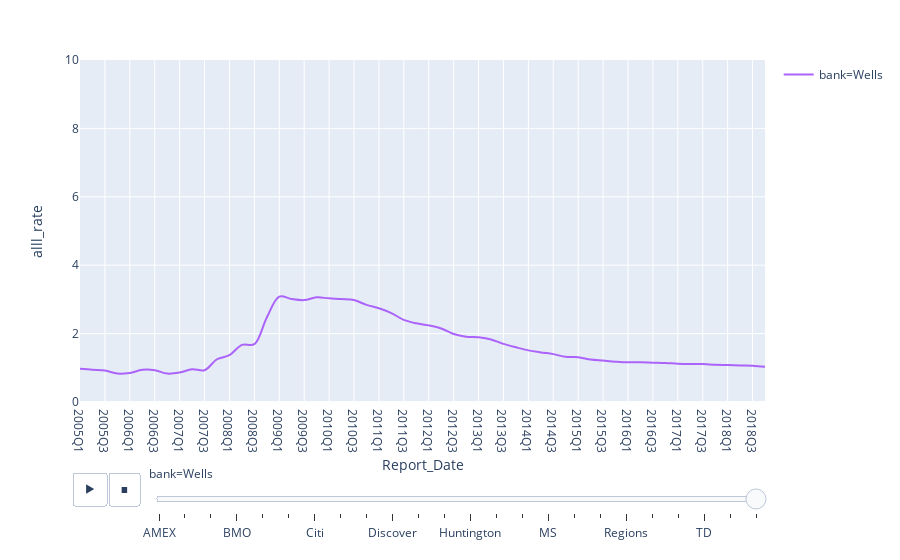

The cell this chart's notebook holds for it:
### Code cell
px.line(alll_mixA_agg, x="Report_Date", y="alll_rate", color="bank", hover_name="type", 
        animation_frame="bank", line_shape="spline", range_y=[0, 10])

### Figure 1 — Plotly figure (JSON) as saved in the notebook; plotly's stock layout.template omitted (floating-point values rounded to 4 significant figures)
{"data": [{"hovertemplate": "<b>%{hovertext}</b><br><br>bank=Wells<br>bank=Wells<br>Report_Date=%{x}<br>alll_rate=%{y}<extra></extra>", "hovertext": ["Non-Peers", "Non-Peers", "Non-Peers", "Non-Peers", "Non-Peers", "Non-Peers", "Non-Peers", "Non-Peers", "Non-Peers", "Non-Peers", "Non-Peers", "Non-Peers", "Non-Peers", "Non-Peers", "Non-Peers", "Non-Peers", "Non-Peers", "Non-Peers", "Non-Peers", "Non-Peers", "Non-Peers", "Non-Peers", "Non-Peers", "Non-Peers", "Non-Peers", "Non-Peers", "Non-Peers", "Non-Peers", "Non-Peers", "Non-Peers", "Non-Peers", "Non-Peers", "Non-Peers", "Non-Peers", "Non-Peers", "Non-Peers", "Non-Peers", "Non-Peers", "Non-Peers", "Non-Peers", "Non-Peers", "Non-Peers", "Non-Peers", "Non-Peers", "Non-Peers", "Non-Peers", "Non-Peers", "Non-Peers", "Non-Peers", "Non-Peers", "Non-Peers", "Non-Peers", "Non-Peers", "Non-Peers", "Non-Peers", "Non-Peers"], "legendgroup": "bank=Wells", "line": {"color": "#ab63fa", "dash": "solid", "shape": "spline"}, "mode": "lines", "name": "bank=Wells", "showlegend": true, "type": "scatter", "uid": "43c4a68c-64b1-4cf1-b38e-2635c67f820a", "x": ["2005Q1", "2005Q2", "2005Q3", "2005Q4", "2006Q1", "2006Q2", "2006Q3", "2006Q4", "2007Q1", "2007Q2", "2007Q3", "2007Q4", "2008Q1", "2008Q2", "2008Q3", "2008Q4", "2009Q1", "2009Q2", "2009Q3", "2009Q4", "2010Q1", "2010Q2", "2010Q3", "2010Q4", "2011Q1", "2011Q2", "2011Q3", "2011Q4", "2012Q1", "2012Q2", "2012Q3", "2012Q4", "2013Q1", "2013Q2", "2013Q3", "2013Q4", "2014Q1", "2014Q2", "2014Q3", "2014Q4", "2015Q1", "2015Q2", "2015Q3", "2015Q4", "2016Q1", "2016Q2", "2016Q3", "2016Q4", "2017Q1", "2017Q2", "2017Q3", "2017Q4", "2018Q1", "2018Q2", "2018Q3", "2018Q4"], "xaxis": "x", "y": [0.97, 0.94, 0.92, 0.83, 0.85, 0.94, 0.93, 0.83, 0.86, 0.96, 0.93, 1.25, 1.37, 1.67, 1.69, 2.47, 3.08, 3.01, 2.98, 3.06, 3.03, 3.01, 2.98, 2.84, 2.74, 2.6, 2.4, 2.3, 2.24, 2.15, 1.99, 1.91, 1.89, 1.83, 1.7, 1.6, 1.51, 1.45, 1.4, 1.32, 1.31, 1.24, 1.21, 1.18, 1.16, 1.16, 1.15, 1.14, 1.12, 1.11, 1.11, 1.09, 1.08, 1.07, 1.06, 1.03], "yaxis": "y"}], "layout": {"autosize": true, "grid": {"xaxes": ["x"], "xgap": 0.1, "xside": "bottom", "yaxes": ["y"], "ygap": 0.1, "yside": "left"}, "legend": {"tracegroupgap": 0}, "margin": {"t": 60}, "sliders": [{"active": 23, "currentvalue": {"prefix": "bank="}, "len": 0.9, "pad": {"b": 10, "t": 60}, "steps": [{"args": [["AMEX"], {"frame": {"duration": 0, "redraw": false}, "fromcurrent": true, "mode": "immediate", "transition": {"duration": 0, "easing": "linear"}}], "label": "AMEX", "method": "animate"}, {"args": [["BAC"], {"frame": {"duration": 0, "redraw": false}, "fromcurrent": true, "mode": "immediate", "transition": {"duration": 0, "easing": "linear"}}], "label": "BAC", "method": "animate"}, {"args": [["BBT"], {"frame": {"duration": 0, "redraw": false}, "fromcurrent": true, "mode": "immediate", "transition": {"duration": 0, "easing": "linear"}}], "label": "BBT", "method": "animate"}, {"args": [["BMO"], {"frame": {"duration": 0, "redraw": false}, "fromcurrent": true, "mode": "immediate", "transition": {"duration": 0, "easing": "linear"}}], "label": "BMO", "method": "animate"}, {"args": [["BNY"], {"frame": {"duration": 0, "redraw": false}, "fromcurrent": true, "mode": "immediate", "transition": {"duration": 0, "easing": "linear"}}], "label": "BNY", "method": "animate"}, {"args": [["CapOne"], {"frame": {"duration": 0, "redraw": false}, "fromcurrent": true, "mode": "immediate", "transition": {"duration": 0, "easing": "linear"}}], "label": "CapOne", "method": "animate"}, {"args": [["Citi"], {"frame": {"duration": 0, "redraw": false}, "fromcurrent": true, "mode": "immediate", "transition": {"duration": 0, "easing": "linear"}}], "label": "Citi", "method": "animate"}, {"args": [["Citizens"], {"frame": {"duration": 0, "redraw": false}, "fromcurrent": true, "mode": "immediate", "transition": {"duration": 0, "easing": "linear"}}], "label": "Citizens", "method": "animate"}, {"args": [["Comerica"], {"frame": {"duration": 0, "redraw": false}, "fromcurrent": true, "mode": "immediate", "transition": {"duration": 0, "easing": "linear"}}], "label": "Comerica", "method": "animate"}, {"args": [["Discover"], {"frame": {"duration": 0, "redraw": false}, "fromcurrent": true, "mode": "immediate", "transition": {"duration": 0, "easing": "linear"}}], "label": "Discover", "method": "animate"}, {"args": [["FifthThird"], {"frame": {"duration": 0, "redraw": false}, "fromcurrent": true, "mode": "immediate", "transition": {"duration": 0, "easing": "linear"}}], "label": "FifthThird", "method": "animate"}, {"args": [["Goldman"], {"frame": {"duration": 0, "redraw": false}, "fromcurrent": true, "mode": "immediate", "transition": {"duration": 0, "easing": "linear"}}], "label": "Goldman", "method": "animate"}, {"args": [["Huntington"], {"frame": {"duration": 0, "redraw": false}, "fromcurrent": true, "mode": "immediate", "transition": {"duration": 0, "easing": "linear"}}], "label": "Huntington", "method": "animate"}, {"args": [["JPMC"], {"frame": {"duration": 0, "redraw": false}, "fromcurrent": true, "mode": "immediate", "transition": {"duration": 0, "easing": "linear"}}], "label": "JPMC", "method": "animate"}, {"args": [["Key"], {"frame": {"duration": 0, "redraw": false}, "fromcurrent": true, "mode": "immediate", "transition": {"duration": 0, "easing": "linear"}}], "label": "Key", "method": "animate"}, {"args": [["MS"], {"frame": {"duration": 0, "redraw": false}, "fromcurrent": true, "mode": "immediate", "transition": {"duration": 0, "easing": "linear"}}], "label": "MS", "method": "animate"}, {"args": [["MUFG"], {"frame": {"duration": 0, "redraw": false}, "fromcurrent": true, "mode": "immediate", "transition": {"duration": 0, "easing": "linear"}}], "label": "MUFG", "method": "animate"}, {"args": [["PNC"], {"frame": {"duration": 0, "redraw": false}, "fromcurrent": true, "mode": "immediate", "transition": {"duration": 0, "easing": "linear"}}], "label": "PNC", "method": "animate"}, {"args": [["Regions"], {"frame": {"duration": 0, "redraw": false}, "fromcurrent": true, "mode": "immediate", "transition": {"duration": 0, "easing": "linear"}}], "label": "Regions", "method": "animate"}, {"args": [["StateStreet"], {"frame": {"duration": 0, "redraw": false}, "fromcurrent": true, "mode": "immediate", "transition": {"duration": 0, "easing": "linear"}}], "label": "StateStreet", "method": "animate"}, {"args": [["SunTrust"], {"frame": {"duration": 0, "redraw": false}, "fromcurrent": true, "mode": "immediate", "transition": {"duration": 0, "easing": "linear"}}], "label": "SunTrust", "method": "animate"}, {"args": [["TD"], {"frame": {"duration": 0, "redraw": false}, "fromcurrent": true, "mode": "immediate", "transition": {"duration": 0, "easing": "linear"}}], "label": "TD", "method": "animate"}, {"args": [["USBank"], {"frame": {"duration": 0, "redraw": false}, "fromcurrent": true, "mode": "immediate", "transition": {"duration": 0, "easing": "linear"}}], "label": "USBank", "method": "animate"}, {"args": [["Wells"], {"frame": {"duration": 0, "redraw": false}, "fromcurrent": true, "mode": "immediate", "transition": {"duration": 0, "easing": "linear"}}], "label": "Wells", "method": "animate"}], "x": 0.1, "xanchor": "left", "y": 0, "yanchor": "top"}], "updatemenus": [{"active": 1, "buttons": [{"args": [null, {"frame": {"duration": 500, "redraw": false}, "fromcurrent": true, "mode": "immediate", "transition": {"duration": 500, "easing": "linear"}}], "label": "&#9654;", "method": "animate"}, {"args": [[null], {"frame": {"duration": 0, "redraw": false}, "fromcurrent": true, "mode": "immediate", "transition": {"duration": 0, "easing": "linear"}}], "label": "&#9724;", "method": "animate"}], "direction": "left", "pad": {"r": 10, "t": 70}, "showactive": false, "type": "buttons", "x": 0.1, "xanchor": "right", "y": 0, "yanchor": "top"}], "xaxis": {"autorange": true, "range": [0, 55], "title": {"text": "Report_Date"}, "type": "category"}, "yaxis": {"range": [0, 10], "title": {"text": "alll_rate"}, "type": "linear"}}}
